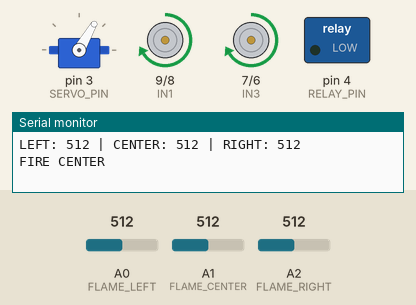
Simulated run of this sketch. Board: Arduino Uno, built with avr-gcc and run on an emulated ATmega328P. On the bench: servo, motor-driver pin pairs drawn as motors (green arrow = first pin HIGH = forward, orange = second pin HIGH = backward, longer = more drive, scaled by the enable pin), switched loads named in the sketch (green lamp = pin HIGH), the last lines printed to the serial monitor. The inputs (shaded band) are chosen by the test bench; at power-on: A0 (FLAME_LEFT) = 512, A1 (FLAME_CENTER) = 512, A2 (FLAME_RIGHT) = 512.

Above: at 1.09 s.
2.0 s: A0 (FLAME_LEFT) set to 495
At 2.7 s:
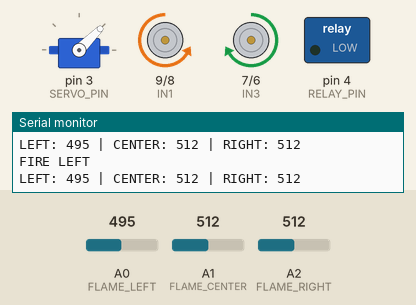
5.5 s: A1 (FLAME_CENTER) set to 503
9.8 s: A1 (FLAME_CENTER) set to 478
At 10.97 s:
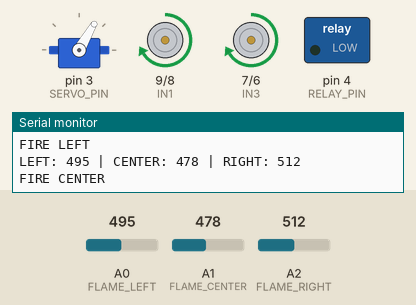
13.3 s: A2 (FLAME_RIGHT) set to 488
16.8 s: A2 (FLAME_RIGHT) set to 462
At 19.1 s:
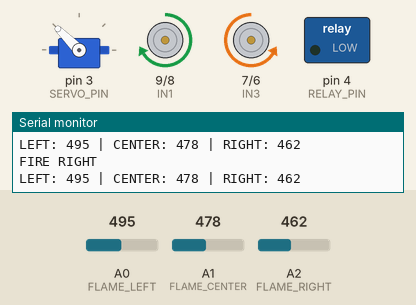
20.3 s: A2 (FLAME_RIGHT) set to 511
At 21.4 s:
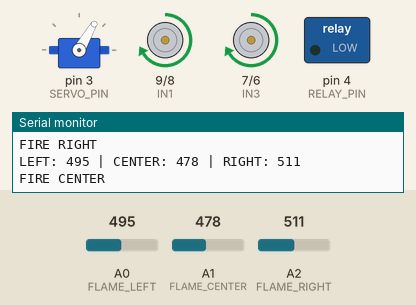
Timing chart, 0 to 24.8 s (numbered marks = the images above; inputs shaded):
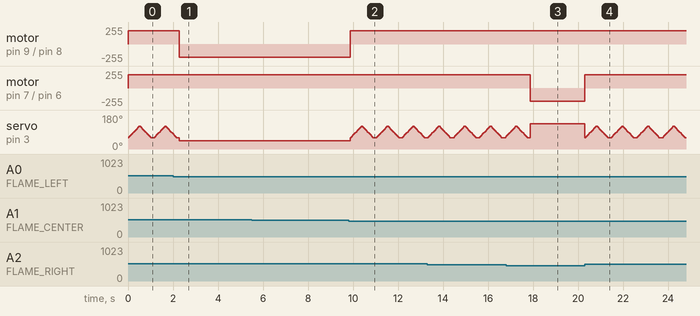

The sketch:

fire_fighting_robot.ino
```cpp
#include <Servo.h>

// =====================================================
// MOTOR DRIVER - L298N
// =====================================================

#define ENA 10
#define IN1 9
#define IN2 8

#define ENB 5
#define IN3 7
#define IN4 6

// =====================================================
// FLAME SENSORS
// =====================================================

#define FLAME_LEFT   A0
#define FLAME_CENTER A1
#define FLAME_RIGHT  A2

// =====================================================
// WATER PUMP RELAY
// =====================================================

#define RELAY_PIN 4

// =====================================================
// SERVO
// =====================================================

#define SERVO_PIN 3

Servo waterServo;

// =====================================================
// SETTINGS
// =====================================================

int motorSpeed = 200;

// No fire ≈ 1023
// Fire gives lower value
int fireThreshold = 900;


// =====================================================
// SETUP
// =====================================================

void setup() {

  // Motor pins
  pinMode(ENA, OUTPUT);
  pinMode(IN1, OUTPUT);
  pinMode(IN2, OUTPUT);

  pinMode(ENB, OUTPUT);
  pinMode(IN3, OUTPUT);
  pinMode(IN4, OUTPUT);

  // Flame sensors
  pinMode(FLAME_LEFT, INPUT);
  pinMode(FLAME_CENTER, INPUT);
  pinMode(FLAME_RIGHT, INPUT);

  // Relay
  pinMode(RELAY_PIN, OUTPUT);

  // Pump OFF
  digitalWrite(RELAY_PIN, HIGH);

  // Servo
  waterServo.attach(SERVO_PIN);
  waterServo.write(90);

  Serial.begin(9600);

  stopMotors();
}


// =====================================================
// MAIN LOOP
// =====================================================

void loop() {

  int leftValue   = analogRead(FLAME_LEFT);
  int centerValue = analogRead(FLAME_CENTER);
  int rightValue  = analogRead(FLAME_RIGHT);

  Serial.print("LEFT: ");
  Serial.print(leftValue);

  Serial.print(" | CENTER: ");
  Serial.print(centerValue);

  Serial.print(" | RIGHT: ");
  Serial.println(rightValue);


  // ===================================================
  // NO FIRE
  // ===================================================

  if (leftValue >= fireThreshold &&
      centerValue >= fireThreshold &&
      rightValue >= fireThreshold) {

    Serial.println("NO FIRE");

    stopMotors();

    // Pump OFF
    digitalWrite(RELAY_PIN, HIGH);

    // Servo center
    waterServo.write(90);
  }


  // ===================================================
  // FIRE ON LEFT
  // ===================================================

  else if (leftValue < fireThreshold &&
           leftValue < centerValue &&
           leftValue < rightValue) {

    Serial.println("FIRE LEFT");

    // Turn toward fire
    turnLeft();

    // Pump ON
    digitalWrite(RELAY_PIN, LOW);

    // Point nozzle left
    waterServo.write(45);
  }


  // ===================================================
  // FIRE ON RIGHT
  // ===================================================

  else if (rightValue < fireThreshold &&
           rightValue < leftValue &&
           rightValue < centerValue) {

    Serial.println("FIRE RIGHT");

    // Turn toward fire
    turnRight();

    // Pump ON
    digitalWrite(RELAY_PIN, LOW);

    // Point nozzle right
    waterServo.write(135);
  }


  // ===================================================
  // FIRE IN CENTER
  // ===================================================

  else if (centerValue < fireThreshold) {

    Serial.println("FIRE CENTER");

    // Move toward fire
    forward();

    // Pump ON
    digitalWrite(RELAY_PIN, LOW);

    // Start sweeping nozzle
    sweepWater();
  }

  delay(100);
}


// =====================================================
// MOVE FORWARD
// =====================================================

void forward() {

  analogWrite(ENA, motorSpeed);
  analogWrite(ENB, motorSpeed);

  digitalWrite(IN1, HIGH);
  digitalWrite(IN2, LOW);

  digitalWrite(IN3, HIGH);
  digitalWrite(IN4, LOW);
}


// =====================================================
// TURN LEFT
// =====================================================

void turnLeft() {

  analogWrite(ENA, motorSpeed);
  analogWrite(ENB, motorSpeed);

  digitalWrite(IN1, LOW);
  digitalWrite(IN2, HIGH);

  digitalWrite(IN3, HIGH);
  digitalWrite(IN4, LOW);
}


// =====================================================
// TURN RIGHT
// =====================================================

void turnRight() {

  analogWrite(ENA, motorSpeed);
  analogWrite(ENB, motorSpeed);

  digitalWrite(IN1, HIGH);
  digitalWrite(IN2, LOW);

  digitalWrite(IN3, LOW);
  digitalWrite(IN4, HIGH);
}


// =====================================================
// STOP MOTORS
// =====================================================

void stopMotors() {

  analogWrite(ENA, 0);
  analogWrite(ENB, 0);

  digitalWrite(IN1, LOW);
  digitalWrite(IN2, LOW);

  digitalWrite(IN3, LOW);
  digitalWrite(IN4, LOW);
}


// =====================================================
// WATER NOZZLE SWEEP
// =====================================================

void sweepWater() {

  // Sweep left
  for (int angle = 60; angle <= 120; angle += 5) {

    waterServo.write(angle);
    delay(40);
  }

  // Sweep right
  for (int angle = 120; angle >= 60; angle -= 5) {

    waterServo.write(angle);
    delay(40);
  }
}
```

Measured:
- the behaviour switches between 512 and 511 on A0 (FLAME_LEFT) (found by bisection; images 0 and 1)
- the behaviour switches between 496 and 495 on A1 (FLAME_CENTER) (found by bisection; images 1 and 2)
- the behaviour switches between 478 and 477 on A2 (FLAME_RIGHT) (found by bisection; images 2 and 3)
- after the input at 2.0 s, motor on pin 9 (IN1) / pin 8 (IN2): forward 200/255 → backward 200/255 after 0.29 s
- after the input at 16.8 s, motor on pin 7 (IN3) / pin 6 (IN4): forward 200/255 → backward 200/255 after 1.1 s
